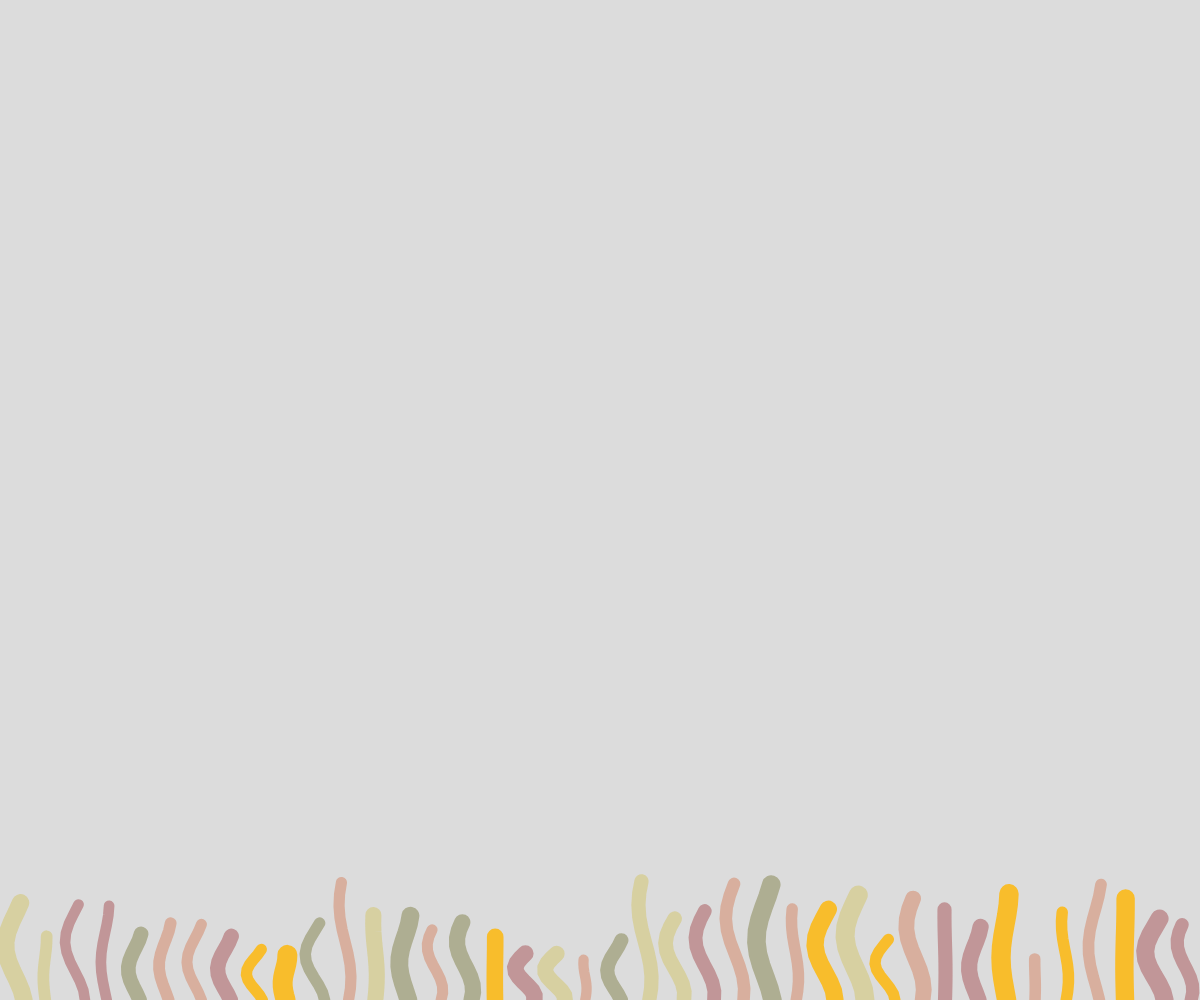
Frame 1 (no input)
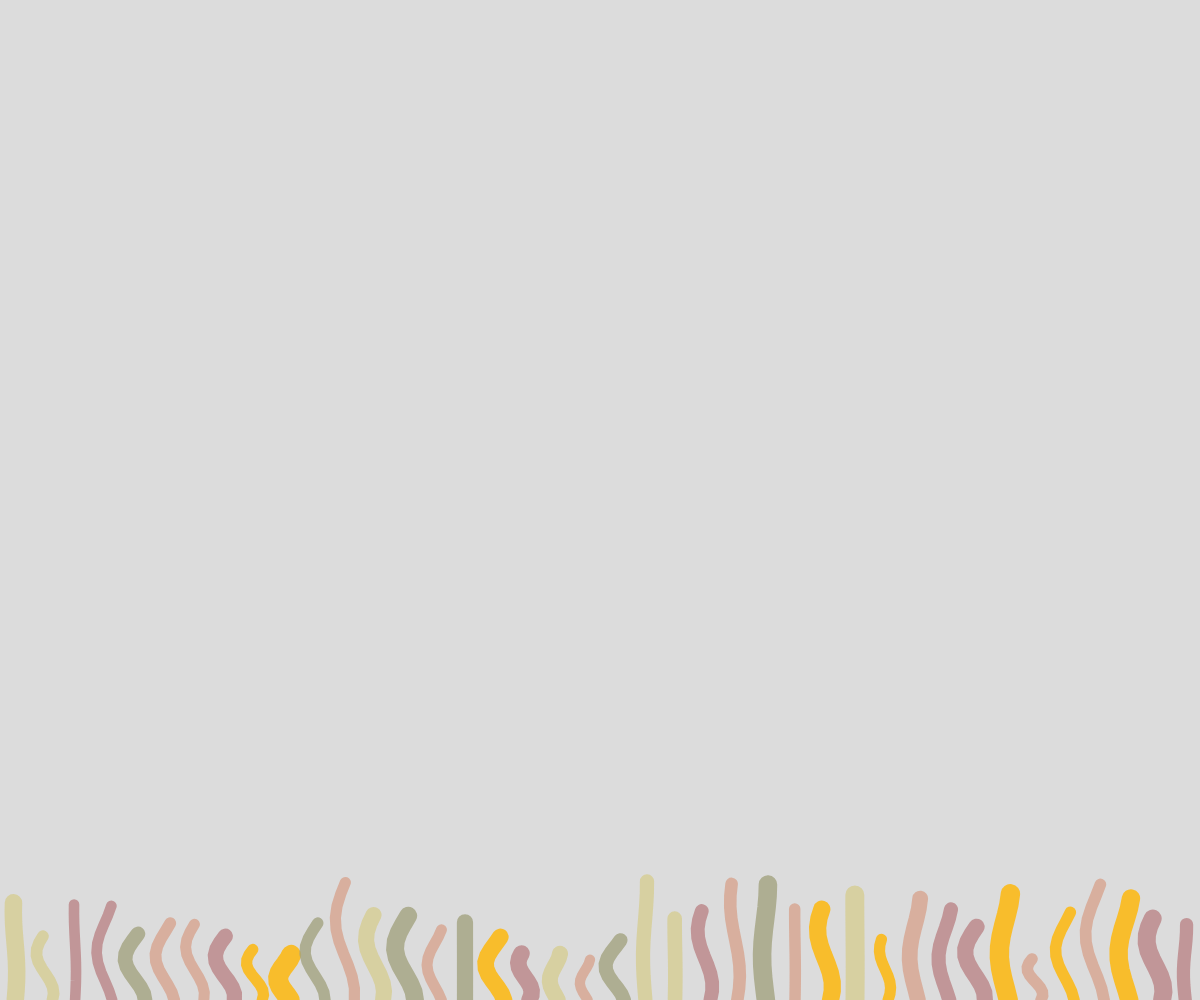
Frame 60 (no input)
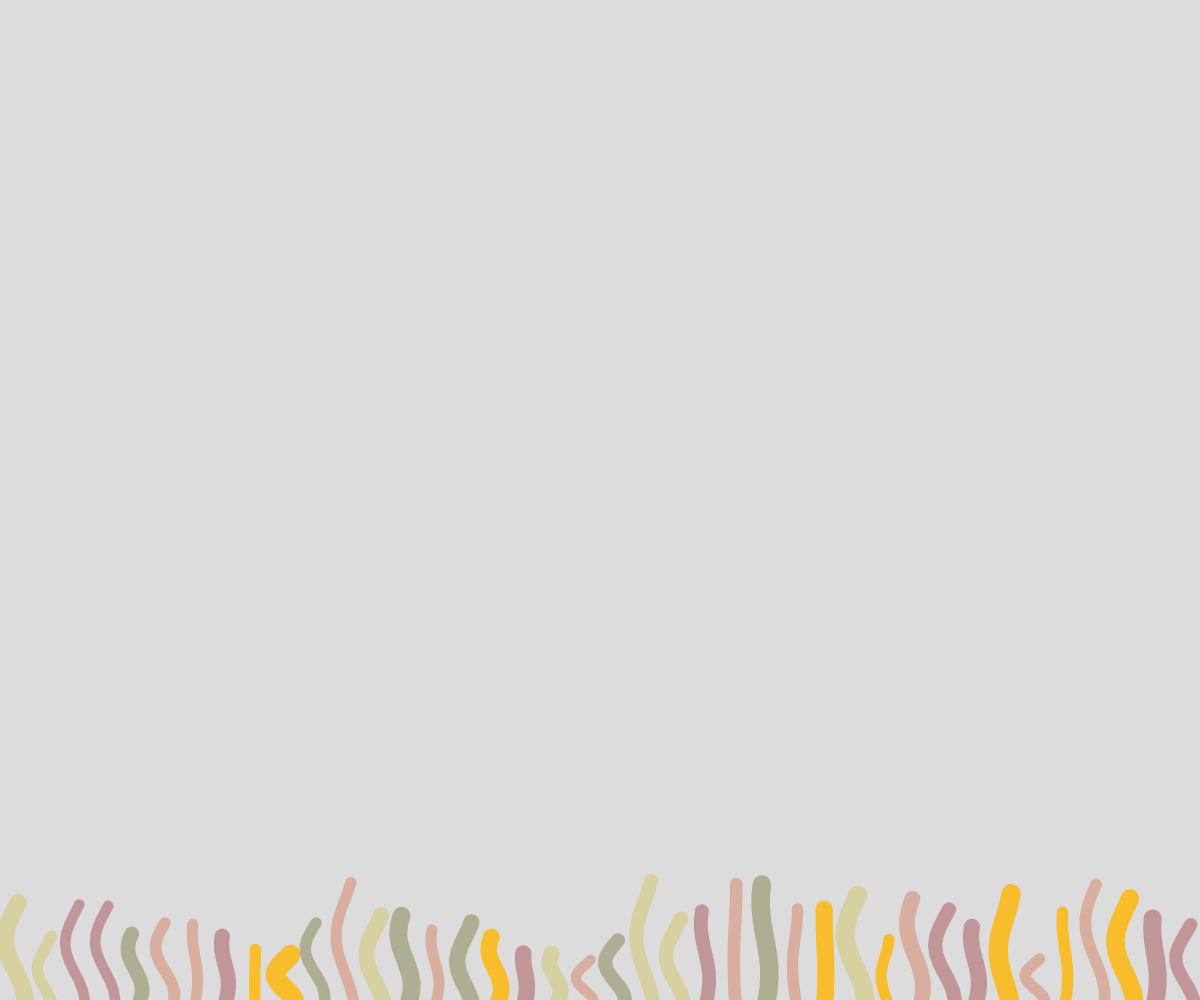
Frame 120 (the mouse pressed at the canvas centre since frame 60)

The p5.js sketch that drew these frames (run headless with seeded random() and noise() and a simulated clock; from frame 60 on, the mouse is pressed at the canvas centre):

// p5.js sketch
// ── sketch.js
let seaweeds = []; // 儲存多條水草的資料

function setup() {//初始值設定
  createCanvas(windowWidth, windowHeight);//畫布大小
  let spacing = width / 40; // 計算平均間距
  let colors = [
    color('rgba(163, 163, 128, 0.8)'), // 降低透明度
    color('rgba(214, 206, 147, 0.8)'), 
    color('rgba(216, 164, 143, 0.8)'), 
    color('rgba(187, 133, 136, 0.8)'), 
    color('rgba(255, 182, 0, 0.8)')
  ]; // 指定的顏色範圍

  for (let i = 0; i < 40; i++) {
    seaweeds.push({
      x: spacing * i + spacing / 2, // 平均分布的X座標
      height: random(40, 120), // 隨機高度
      color: random(colors), // 隨機選擇指定顏色
      thickness: random(10, 20), // 粗細範圍調整為10到20
      frequency: random(0.01, 0.05), // 隨機搖晃頻率
      angle: random(TWO_PI) // 隨機初始角度
    });
  }
}

function draw() {//畫圖
  background(220);//背景顏色
  for (let seaweed of seaweeds) {
    drawSeaweed(seaweed);
  }
}

//隨著視窗變化，改變整個寬與高
function windowResized() {
  resizeCanvas(windowWidth, windowHeight);
  for (let seaweed of seaweeds) {
    seaweed.x = constrain(seaweed.x, 0, width); // 確保水草的X座標在畫布範圍內
  }
}

function drawSeaweed(seaweed) {
  let sway = sin(seaweed.angle) * 10; // 減小搖晃幅度
  let y = height; // 水草從底部開始
  let x = seaweed.x; // 水草的X座標

  stroke(seaweed.color); // 使用水草的顏色
  strokeWeight(seaweed.thickness); // 使用水草的粗細
  noFill();

  beginShape();
  for (let i = 0; i <= 10; i++) { // 將水草分成10段
    vertex(x + sway * sin(seaweed.angle + i * 0.5), y); // 波浪效果
    y -= seaweed.height / 10; // 每段高度
  }
  endShape();

  seaweed.angle += seaweed.frequency; // 使用水草的搖晃頻率
}
